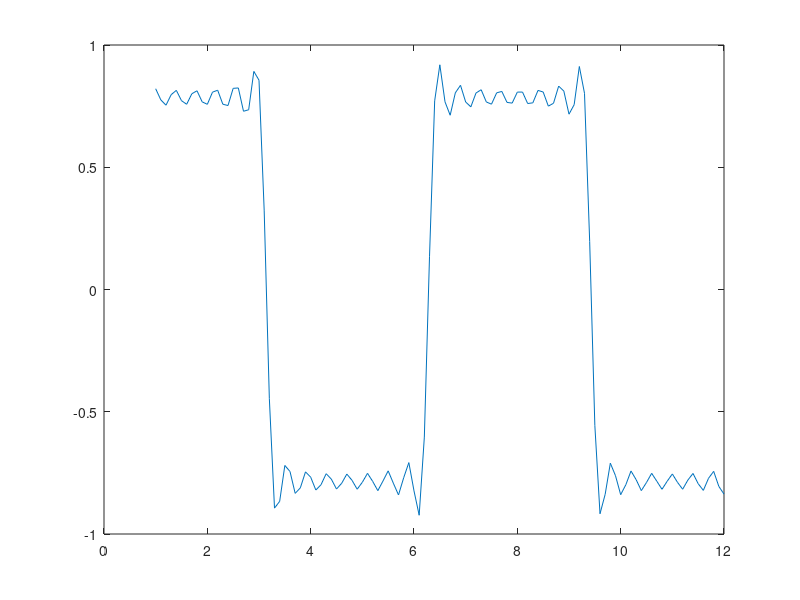

Source code (MATLAB):
x=1:0.1:12;
y=cos(x);

plot(x,y);



y=sin(x)+1/3*sin(3*x)+1/5*sin(5*x)+1/7*sin(7*x)+1/9*sin(9*x)+1/11*sin(11*x)+1/13*sin(13*x)+1/15*sin(15*x);


plot(x,y);